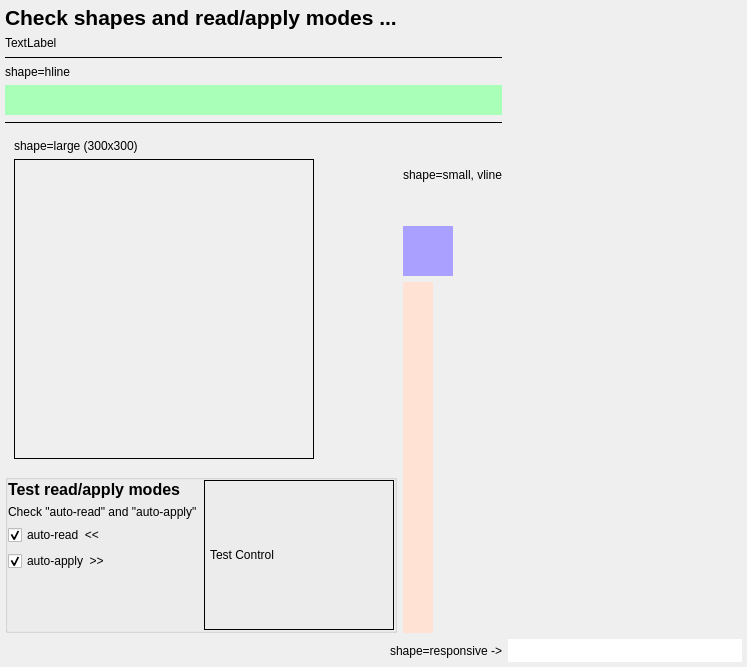
<?xml version="1.0" encoding="UTF-8"?>
<ui version="4.0">
 <class>WidgetTester</class>
 <widget class="QWidget" name="Form">
  <property name="geometry">
   <rect>
    <x>0</x>
    <y>0</y>
    <width>747</width>
    <height>667</height>
   </rect>
  </property>
  <property name="windowTitle">
   <string>Form</string>
  </property>
  <layout class="QGridLayout" name="gridLayout">
   <property name="leftMargin">
    <number>5</number>
   </property>
   <property name="topMargin">
    <number>5</number>
   </property>
   <property name="rightMargin">
    <number>5</number>
   </property>
   <property name="bottomMargin">
    <number>5</number>
   </property>
   <item row="7" column="2">
    <widget class="QLabel" name="label_6">
     <property name="text">
      <string>shape=small, vline</string>
     </property>
    </widget>
   </item>
   <item row="3" column="0" colspan="3">
    <widget class="Line" name="line_5">
     <property name="frameShadow">
      <enum>QFrame::Plain</enum>
     </property>
     <property name="orientation">
      <enum>Qt::Horizontal</enum>
     </property>
    </widget>
   </item>
   <item row="7" column="0" rowspan="4" colspan="2">
    <widget class="QWidget" name="widget" native="true">
     <property name="sizePolicy">
      <sizepolicy hsizetype="Maximum" vsizetype="Maximum">
       <horstretch>0</horstretch>
       <verstretch>0</verstretch>
      </sizepolicy>
     </property>
     <layout class="QGridLayout" name="gridLayout_2">
      <property name="leftMargin">
       <number>0</number>
      </property>
      <property name="topMargin">
       <number>0</number>
      </property>
      <property name="rightMargin">
       <number>0</number>
      </property>
      <property name="bottomMargin">
       <number>0</number>
      </property>
      <property name="spacing">
       <number>5</number>
      </property>
      <item row="5" column="0">
       <widget class="QWidget" name="large" native="true">
        <property name="minimumSize">
         <size>
          <width>200</width>
          <height>200</height>
         </size>
        </property>
        <layout class="QGridLayout" name="l_large_box">
         <item row="0" column="0">
          <widget class="QLabel" name="label_7">
           <property name="sizePolicy">
            <sizepolicy hsizetype="Maximum" vsizetype="Maximum">
             <horstretch>0</horstretch>
             <verstretch>0</verstretch>
            </sizepolicy>
           </property>
           <property name="text">
            <string>shape=large (300x300)</string>
           </property>
          </widget>
         </item>
         <item row="1" column="0">
          <widget class="QFrame" name="large_2">
           <property name="sizePolicy">
            <sizepolicy hsizetype="Fixed" vsizetype="Fixed">
             <horstretch>0</horstretch>
             <verstretch>0</verstretch>
            </sizepolicy>
           </property>
           <property name="minimumSize">
            <size>
             <width>300</width>
             <height>300</height>
            </size>
           </property>
           <property name="frameShape">
            <enum>QFrame::Box</enum>
           </property>
           <layout class="QVBoxLayout" name="l_large"/>
          </widget>
         </item>
        </layout>
       </widget>
      </item>
     </layout>
    </widget>
   </item>
   <item row="8" column="2">
    <widget class="QWidget" name="small" native="true">
     <property name="minimumSize">
      <size>
       <width>50</width>
       <height>50</height>
      </size>
     </property>
     <property name="maximumSize">
      <size>
       <width>50</width>
       <height>50</height>
      </size>
     </property>
     <property name="styleSheet">
      <string notr="true">background-color: rgb(170, 160, 255);</string>
     </property>
     <layout class="QHBoxLayout" name="l_small">
      <property name="leftMargin">
       <number>0</number>
      </property>
      <property name="topMargin">
       <number>0</number>
      </property>
      <property name="rightMargin">
       <number>0</number>
      </property>
      <property name="bottomMargin">
       <number>0</number>
      </property>
     </layout>
    </widget>
   </item>
   <item row="12" column="4">
    <widget class="QWidget" name="responsive" native="true">
     <property name="sizePolicy">
      <sizepolicy hsizetype="Expanding" vsizetype="Expanding">
       <horstretch>0</horstretch>
       <verstretch>0</verstretch>
      </sizepolicy>
     </property>
     <property name="styleSheet">
      <string notr="true">background-color: rgb(255, 255, 255);</string>
     </property>
     <layout class="QHBoxLayout" name="l_responsive">
      <property name="leftMargin">
       <number>0</number>
      </property>
      <property name="topMargin">
       <number>0</number>
      </property>
      <property name="rightMargin">
       <number>0</number>
      </property>
      <property name="bottomMargin">
       <number>0</number>
      </property>
     </layout>
    </widget>
   </item>
   <item row="4" column="0">
    <widget class="QLabel" name="label_4">
     <property name="text">
      <string>shape=hline</string>
     </property>
    </widget>
   </item>
   <item row="2" column="0">
    <widget class="QLabel" name="l_title">
     <property name="text">
      <string>TextLabel</string>
     </property>
    </widget>
   </item>
   <item row="6" column="0" colspan="3">
    <widget class="Line" name="line_6">
     <property name="frameShadow">
      <enum>QFrame::Plain</enum>
     </property>
     <property name="orientation">
      <enum>Qt::Horizontal</enum>
     </property>
    </widget>
   </item>
   <item row="5" column="0" colspan="3">
    <widget class="QWidget" name="hline" native="true">
     <property name="minimumSize">
      <size>
       <width>200</width>
       <height>30</height>
      </size>
     </property>
     <property name="maximumSize">
      <size>
       <width>16777215</width>
       <height>30</height>
      </size>
     </property>
     <property name="styleSheet">
      <string notr="true">background-color: rgb(170, 255, 184);</string>
     </property>
     <layout class="QHBoxLayout" name="l_hline">
      <property name="leftMargin">
       <number>0</number>
      </property>
      <property name="topMargin">
       <number>0</number>
      </property>
      <property name="rightMargin">
       <number>0</number>
      </property>
      <property name="bottomMargin">
       <number>0</number>
      </property>
     </layout>
    </widget>
   </item>
   <item row="1" column="0" colspan="2">
    <widget class="QLabel" name="label">
     <property name="sizePolicy">
      <sizepolicy hsizetype="Preferred" vsizetype="Maximum">
       <horstretch>0</horstretch>
       <verstretch>0</verstretch>
      </sizepolicy>
     </property>
     <property name="text">
      <string>&lt;html&gt;&lt;head/&gt;&lt;body&gt;&lt;p&gt;&lt;span style=&quot; font-size:16pt; font-weight:600;&quot;&gt;Check shapes and read/apply modes ...&lt;/span&gt;&lt;/p&gt;&lt;/body&gt;&lt;/html&gt;</string>
     </property>
    </widget>
   </item>
   <item row="9" column="2" rowspan="3">
    <widget class="QWidget" name="vline" native="true">
     <property name="minimumSize">
      <size>
       <width>30</width>
       <height>200</height>
      </size>
     </property>
     <property name="maximumSize">
      <size>
       <width>30</width>
       <height>16777215</height>
      </size>
     </property>
     <property name="styleSheet">
      <string notr="true">background-color: rgb(255, 226, 212);</string>
     </property>
     <layout class="QHBoxLayout" name="l_vline">
      <property name="leftMargin">
       <number>0</number>
      </property>
      <property name="topMargin">
       <number>0</number>
      </property>
      <property name="rightMargin">
       <number>0</number>
      </property>
      <property name="bottomMargin">
       <number>0</number>
      </property>
     </layout>
    </widget>
   </item>
   <item row="11" column="0" colspan="2">
    <widget class="QGroupBox" name="groupBox_2">
     <property name="title">
      <string/>
     </property>
     <layout class="QHBoxLayout" name="horizontalLayout">
      <property name="leftMargin">
       <number>0</number>
      </property>
      <property name="topMargin">
       <number>0</number>
      </property>
      <property name="rightMargin">
       <number>0</number>
      </property>
      <property name="bottomMargin">
       <number>0</number>
      </property>
      <item>
       <widget class="QWidget" name="widget_3" native="true">
        <layout class="QVBoxLayout" name="verticalLayout_2">
         <property name="leftMargin">
          <number>0</number>
         </property>
         <property name="topMargin">
          <number>0</number>
         </property>
         <property name="rightMargin">
          <number>0</number>
         </property>
         <property name="bottomMargin">
          <number>0</number>
         </property>
         <item>
          <widget class="QLabel" name="label_8">
           <property name="text">
            <string>&lt;html&gt;&lt;head/&gt;&lt;body&gt;&lt;p&gt;&lt;span style=&quot; font-size:12pt; font-weight:600;&quot;&gt;Test read/apply modes&lt;/span&gt;&lt;/p&gt;&lt;/body&gt;&lt;/html&gt;</string>
           </property>
          </widget>
         </item>
         <item>
          <widget class="QLabel" name="label_2">
           <property name="text">
            <string>Check &quot;auto-read&quot; and &quot;auto-apply&quot;</string>
           </property>
          </widget>
         </item>
         <item>
          <widget class="QCheckBox" name="cb_read">
           <property name="sizePolicy">
            <sizepolicy hsizetype="Preferred" vsizetype="Fixed">
             <horstretch>0</horstretch>
             <verstretch>0</verstretch>
            </sizepolicy>
           </property>
           <property name="toolTip">
            <string>&lt;html&gt;&lt;head/&gt;&lt;body&gt;&lt;p&gt;If checked, all modification done in test control is seen in all widgets&lt;/p&gt;&lt;/body&gt;&lt;/html&gt;</string>
           </property>
           <property name="text">
            <string>auto-read  &lt;&lt;</string>
           </property>
           <property name="checked">
            <bool>true</bool>
           </property>
          </widget>
         </item>
         <item>
          <widget class="QCheckBox" name="cb_apply">
           <property name="sizePolicy">
            <sizepolicy hsizetype="Preferred" vsizetype="Fixed">
             <horstretch>0</horstretch>
             <verstretch>0</verstretch>
            </sizepolicy>
           </property>
           <property name="toolTip">
            <string>&lt;html&gt;&lt;head/&gt;&lt;body&gt;&lt;p&gt;If checked, all changes done in all widget is seen in test control&lt;/p&gt;&lt;/body&gt;&lt;/html&gt;</string>
           </property>
           <property name="text">
            <string>auto-apply  &gt;&gt;</string>
           </property>
           <property name="checked">
            <bool>true</bool>
           </property>
          </widget>
         </item>
         <item>
          <spacer name="verticalSpacer">
           <property name="orientation">
            <enum>Qt::Vertical</enum>
           </property>
           <property name="sizeHint" stdset="0">
            <size>
             <width>20</width>
             <height>40</height>
            </size>
           </property>
          </spacer>
         </item>
        </layout>
       </widget>
      </item>
      <item>
       <widget class="QFrame" name="frame">
        <property name="sizePolicy">
         <sizepolicy hsizetype="Preferred" vsizetype="Preferred">
          <horstretch>0</horstretch>
          <verstretch>0</verstretch>
         </sizepolicy>
        </property>
        <property name="minimumSize">
         <size>
          <width>150</width>
          <height>150</height>
         </size>
        </property>
        <property name="frameShape">
         <enum>QFrame::Box</enum>
        </property>
        <layout class="QVBoxLayout" name="layout_sample">
         <property name="leftMargin">
          <number>5</number>
         </property>
         <property name="topMargin">
          <number>5</number>
         </property>
         <property name="rightMargin">
          <number>5</number>
         </property>
         <property name="bottomMargin">
          <number>5</number>
         </property>
         <item>
          <widget class="QLabel" name="label_3">
           <property name="sizePolicy">
            <sizepolicy hsizetype="Maximum" vsizetype="Maximum">
             <horstretch>0</horstretch>
             <verstretch>0</verstretch>
            </sizepolicy>
           </property>
           <property name="toolTip">
            <string>Widget in this frame has mode auto-read ON, auto-apply ON</string>
           </property>
           <property name="text">
            <string>Test Control</string>
           </property>
          </widget>
         </item>
        </layout>
       </widget>
      </item>
     </layout>
    </widget>
   </item>
   <item row="12" column="0" colspan="3">
    <widget class="QLabel" name="label_5">
     <property name="text">
      <string>shape=responsive -&gt;</string>
     </property>
     <property name="alignment">
      <set>Qt::AlignRight|Qt::AlignTrailing|Qt::AlignVCenter</set>
     </property>
    </widget>
   </item>
  </layout>
 </widget>
 <resources/>
 <connections/>
</ui>
